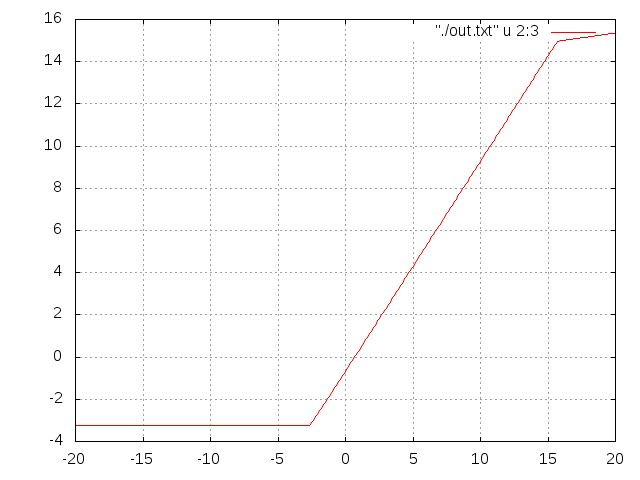

gnuplot code for this plot:
set terminal jpeg
set output "emitter-follower.jpeg"
set grid

#set yrange [-200e-3:200e-3]
#set xrange [-1.2:1]
#set yrange [-1:1]
#set xrange [-1.8:1]

plot "./out.txt" u 2:3 w l

